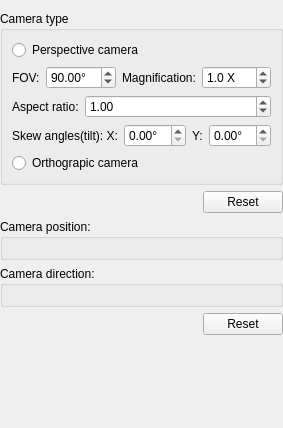
     <widget class="QWidget" name="tabCamera">
      <attribute name="title">
       <string>Camera</string>
      </attribute>
      <layout class="QVBoxLayout" name="_18">
       <property name="leftMargin">
        <number>0</number>
       </property>
       <property name="rightMargin">
        <number>0</number>
       </property>
       <item>
        <widget class="QGroupBox" name="groupBox_4">
         <property name="title">
          <string>Camera type</string>
         </property>
         <property name="checkable">
          <bool>false</bool>
         </property>
         <layout class="QVBoxLayout" name="_27">
          <item>
           <widget class="QRadioButton" name="radioButtonCameraPerspective">
            <property name="text">
             <string>Perspective camera</string>
            </property>
            <attribute name="buttonGroup">
             <string notr="true">cameraTypeButtonGroup</string>
            </attribute>
           </widget>
          </item>
          <item>
           <layout class="QHBoxLayout" name="layout_24">
            <item>
             <widget class="QLabel" name="label_43">
              <property name="sizePolicy">
               <sizepolicy hsizetype="Fixed" vsizetype="Preferred">
                <horstretch>0</horstretch>
                <verstretch>0</verstretch>
               </sizepolicy>
              </property>
              <property name="text">
               <string>FOV:</string>
              </property>
             </widget>
            </item>
            <item>
             <widget class="QDoubleSpinBox" name="doubleSpinBox_22">
              <property name="suffix">
               <string>°</string>
              </property>
              <property name="maximum">
               <double>179.000000000000000</double>
              </property>
              <property name="value">
               <double>90.000000000000000</double>
              </property>
             </widget>
            </item>
            <item>
             <widget class="QLabel" name="label">
              <property name="sizePolicy">
               <sizepolicy hsizetype="Fixed" vsizetype="Preferred">
                <horstretch>0</horstretch>
                <verstretch>0</verstretch>
               </sizepolicy>
              </property>
              <property name="text">
               <string>Magnification:</string>
              </property>
             </widget>
            </item>
            <item>
             <widget class="QDoubleSpinBox" name="doubleSpinBox">
              <property name="suffix">
               <string> X</string>
              </property>
              <property name="decimals">
               <number>1</number>
              </property>
              <property name="singleStep">
               <double>0.500000000000000</double>
              </property>
              <property name="value">
               <double>1.000000000000000</double>
              </property>
             </widget>
            </item>
           </layout>
          </item>
          <item>
           <layout class="QHBoxLayout" name="horizontalLayout_3">
            <item>
             <widget class="QLabel" name="label_3">
              <property name="sizePolicy">
               <sizepolicy hsizetype="Fixed" vsizetype="Preferred">
                <horstretch>0</horstretch>
                <verstretch>0</verstretch>
               </sizepolicy>
              </property>
              <property name="text">
               <string>Aspect ratio:</string>
              </property>
             </widget>
            </item>
            <item>
             <widget class="QDoubleSpinBox" name="doubleSpinBox_2">
              <property name="value">
               <double>1.000000000000000</double>
              </property>
             </widget>
            </item>
           </layout>
          </item>
          <item>
           <layout class="QHBoxLayout" name="layout_25">
            <item>
             <widget class="QLabel" name="label_44">
              <property name="text">
               <string>Skew angles(tilt): X:</string>
              </property>
             </widget>
            </item>
            <item>
             <widget class="QDoubleSpinBox" name="doubleSpinBox_23">
              <property name="sizePolicy">
               <sizepolicy hsizetype="Expanding" vsizetype="Fixed">
                <horstretch>0</horstretch>
                <verstretch>0</verstretch>
               </sizepolicy>
              </property>
              <property name="suffix">
               <string>°</string>
              </property>
             </widget>
            </item>
            <item>
             <widget class="QLabel" name="label_45">
              <property name="sizePolicy">
               <sizepolicy hsizetype="Fixed" vsizetype="Preferred">
                <horstretch>0</horstretch>
                <verstretch>0</verstretch>
               </sizepolicy>
              </property>
              <property name="text">
               <string>Y:</string>
              </property>
             </widget>
            </item>
            <item>
             <widget class="QDoubleSpinBox" name="doubleSpinBox_24">
              <property name="sizePolicy">
               <sizepolicy hsizetype="Expanding" vsizetype="Fixed">
                <horstretch>0</horstretch>
                <verstretch>0</verstretch>
               </sizepolicy>
              </property>
              <property name="suffix">
               <string>°</string>
              </property>
             </widget>
            </item>
           </layout>
          </item>
          <item>
           <widget class="QRadioButton" name="radioButtonCameraOrthographic">
            <property name="text">
             <string>Orthograpic camera</string>
            </property>
            <attribute name="buttonGroup">
             <string notr="true">cameraTypeButtonGroup</string>
            </attribute>
           </widget>
          </item>
         </layout>
        </widget>
       </item>
       <item alignment="Qt::AlignRight">
        <widget class="QPushButton" name="pushButton_8">
         <property name="text">
          <string>Reset</string>
         </property>
        </widget>
       </item>
       <item>
        <widget class="QGroupBox" name="groupBox_9">
         <property name="title">
          <string>Camera position:</string>
         </property>
         <layout class="QVBoxLayout" name="_25">
          <item>
           <widget class="VectorChooser" name="cameraPositionChooser" native="true"/>
          </item>
         </layout>
        </widget>
       </item>
       <item>
        <widget class="QGroupBox" name="groupBox_10">
         <property name="title">
          <string>Camera direction:</string>
         </property>
         <layout class="QVBoxLayout" name="_26">
          <item>
           <widget class="VectorChooser" name="cameraDirectionChooser" native="true"/>
          </item>
         </layout>
        </widget>
       </item>
       <item alignment="Qt::AlignRight">
        <widget class="QPushButton" name="pushButton_10">
         <property name="text">
          <string>Reset</string>
         </property>
        </widget>
       </item>
       <item>
        <spacer name="_12">
         <property name="orientation">
          <enum>Qt::Vertical</enum>
         </property>
         <property name="sizeHint" stdset="0">
          <size>
           <width>20</width>
           <height>82</height>
          </size>
         </property>
        </spacer>
       </item>
      </layout>
     </widget>
